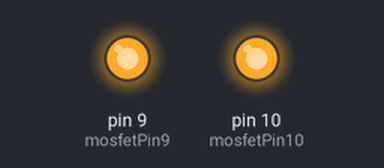
A sketch run on a simulated Arduino Uno, built with avr-gcc and run on an emulated ATmega328P. Parts: output pins drawn as LEDs (lit = HIGH).

Above: at 5.0 s.
At 15.0 s:
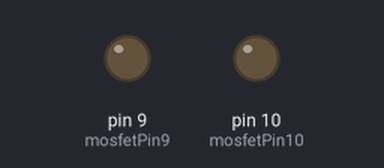
Timing chart, 0 to 26.0 s (numbered marks = the images above):
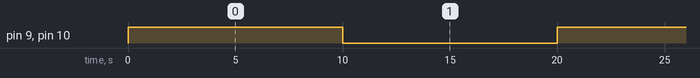

Measured:
- by itself, pin 9 (mosfetPin9), pin 10 (mosfetPin10): alternates HIGH for 10.0 s and LOW for 10.0 s

The sketch:

MOSFETtest.ino
```cpp
//pwm setup
const int mosfetPin9 = 9;
const int mosfetPin10 = 10;

void setup() {
  // put your setup code here, to run once:
  pinMode(mosfetPin9, OUTPUT);
  pinMode(mosfetPin10, OUTPUT);
}

void loop() {
  // put your main code here, to run repeatedly:
  analogWrite(mosfetPin9, 255);
  analogWrite(mosfetPin10, 255);
  delay(10000);
  analogWrite(mosfetPin9, 0);
  analogWrite(mosfetPin10, 0);
  delay(10000);
}
```
